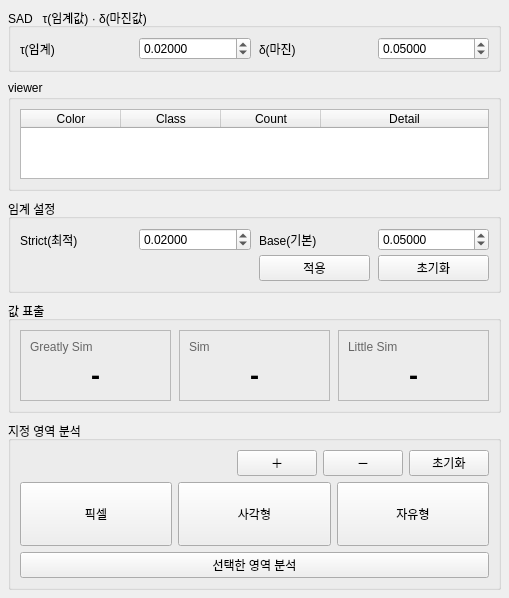
<?xml version="1.0" encoding="UTF-8"?>
<ui version="4.0">
 <class>LayerPropertiesDock</class>
 <widget class="QWidget" name="LayerPropertiesDock">
  <property name="geometry">
   <rect>
    <x>0</x>
    <y>0</y>
    <width>509</width>
    <height>588</height>
   </rect>
  </property>
  <property name="windowTitle">
   <string>Layer Properties</string>
  </property>
  <layout class="QVBoxLayout" name="vl_root">
   <property name="spacing">
    <number>8</number>
   </property>
   <property name="leftMargin">
    <number>8</number>
   </property>
   <property name="topMargin">
    <number>8</number>
   </property>
   <property name="rightMargin">
    <number>8</number>
   </property>
   <property name="bottomMargin">
    <number>8</number>
   </property>
   <item>
    <widget class="QGroupBox" name="grpMetric">
     <property name="title">
      <string>SAD   τ(임계값) · δ(마진값)</string>
     </property>
     <layout class="QGridLayout" name="gl_metric">
      <property name="horizontalSpacing">
       <number>8</number>
      </property>
      <property name="verticalSpacing">
       <number>4</number>
      </property>
      <item row="0" column="0">
       <widget class="QLabel" name="lblTau">
        <property name="text">
         <string>τ(임계)</string>
        </property>
       </widget>
      </item>
      <item row="0" column="1">
       <widget class="QDoubleSpinBox" name="tauSpinBox">
        <property name="decimals">
         <number>5</number>
        </property>
        <property name="maximum">
         <double>3.141590000000000</double>
        </property>
        <property name="singleStep">
         <double>0.001000000000000</double>
        </property>
        <property name="value">
         <double>0.020000000000000</double>
        </property>
       </widget>
      </item>
      <item row="0" column="2">
       <widget class="QLabel" name="lblDelta">
        <property name="text">
         <string>δ(마진)</string>
        </property>
       </widget>
      </item>
      <item row="0" column="3">
       <widget class="QDoubleSpinBox" name="deltaSpinBox">
        <property name="decimals">
         <number>5</number>
        </property>
        <property name="maximum">
         <double>3.141590000000000</double>
        </property>
        <property name="singleStep">
         <double>0.001000000000000</double>
        </property>
        <property name="value">
         <double>0.050000000000000</double>
        </property>
       </widget>
      </item>
     </layout>
    </widget>
   </item>
   <item>
    <widget class="QGroupBox" name="grpViewer">
     <property name="title">
      <string>viewer</string>
     </property>
     <layout class="QVBoxLayout" name="vl_viewer">
      <item>
       <widget class="QTableWidget" name="tableViewer">
        <property name="editTriggers">
         <set>QAbstractItemView::NoEditTriggers</set>
        </property>
        <property name="alternatingRowColors">
         <bool>true</bool>
        </property>
        <property name="selectionMode">
         <enum>QAbstractItemView::SingleSelection</enum>
        </property>
        <property name="selectionBehavior">
         <enum>QAbstractItemView::SelectRows</enum>
        </property>
        <property name="rowCount">
         <number>0</number>
        </property>
        <property name="columnCount">
         <number>4</number>
        </property>
        <attribute name="horizontalHeaderStretchLastSection">
         <bool>true</bool>
        </attribute>
        <column>
         <property name="text">
          <string>Color</string>
         </property>
        </column>
        <column>
         <property name="text">
          <string>Class</string>
         </property>
        </column>
        <column>
         <property name="text">
          <string>Count</string>
         </property>
        </column>
        <column>
         <property name="text">
          <string>Detail</string>
         </property>
        </column>
       </widget>
      </item>
     </layout>
    </widget>
   </item>
   <item>
    <widget class="QGroupBox" name="grpThresholds">
     <property name="title">
      <string>임계 설정</string>
     </property>
     <layout class="QGridLayout" name="gl_thr">
      <property name="horizontalSpacing">
       <number>8</number>
      </property>
      <property name="verticalSpacing">
       <number>4</number>
      </property>
      <item row="0" column="0">
       <widget class="QLabel" name="lblStrict">
        <property name="text">
         <string>Strict(최적)</string>
        </property>
       </widget>
      </item>
      <item row="0" column="1">
       <widget class="QDoubleSpinBox" name="strictSpinBox">
        <property name="decimals">
         <number>5</number>
        </property>
        <property name="maximum">
         <double>3.141590000000000</double>
        </property>
        <property name="singleStep">
         <double>0.001000000000000</double>
        </property>
        <property name="value">
         <double>0.020000000000000</double>
        </property>
       </widget>
      </item>
      <item row="0" column="2">
       <widget class="QLabel" name="lblBase">
        <property name="text">
         <string>Base(기본)</string>
        </property>
       </widget>
      </item>
      <item row="0" column="3">
       <widget class="QDoubleSpinBox" name="baseSpinBox">
        <property name="decimals">
         <number>5</number>
        </property>
        <property name="maximum">
         <double>3.141590000000000</double>
        </property>
        <property name="singleStep">
         <double>0.001000000000000</double>
        </property>
        <property name="value">
         <double>0.050000000000000</double>
        </property>
       </widget>
      </item>
      <item row="1" column="3">
       <widget class="QPushButton" name="btnResetOpacity">
        <property name="text">
         <string>초기화</string>
        </property>
       </widget>
      </item>
      <item row="1" column="2">
       <widget class="QPushButton" name="btnApplyThresholds">
        <property name="text">
         <string>적용</string>
        </property>
       </widget>
      </item>
     </layout>
    </widget>
   </item>
   <item>
    <widget class="QGroupBox" name="grpValues">
     <property name="title">
      <string>값 표출</string>
     </property>
     <layout class="QHBoxLayout" name="hl_values">
      <property name="spacing">
       <number>8</number>
      </property>
      <item>
       <widget class="QFrame" name="cardGreat">
        <property name="styleSheet">
         <string notr="true">QLabel#valGreat{font-size:20pt;font-weight:600;} QLabel#capGreat{color:#666;}</string>
        </property>
        <property name="frameShape">
         <enum>QFrame::StyledPanel</enum>
        </property>
        <layout class="QVBoxLayout" name="vl_cardGreat">
         <item>
          <widget class="QLabel" name="capGreat">
           <property name="text">
            <string>Greatly Sim</string>
           </property>
          </widget>
         </item>
         <item>
          <widget class="QLabel" name="valGreat">
           <property name="text">
            <string>-</string>
           </property>
           <property name="alignment">
            <set>Qt::AlignCenter</set>
           </property>
          </widget>
         </item>
        </layout>
       </widget>
      </item>
      <item>
       <widget class="QFrame" name="cardMid">
        <property name="styleSheet">
         <string notr="true">QLabel#valMid{font-size:20pt;font-weight:600;} QLabel#capMid{color:#666;}</string>
        </property>
        <property name="frameShape">
         <enum>QFrame::StyledPanel</enum>
        </property>
        <layout class="QVBoxLayout" name="vl_cardMid">
         <item>
          <widget class="QLabel" name="capMid">
           <property name="text">
            <string>Sim</string>
           </property>
          </widget>
         </item>
         <item>
          <widget class="QLabel" name="valMid">
           <property name="text">
            <string>-</string>
           </property>
           <property name="alignment">
            <set>Qt::AlignCenter</set>
           </property>
          </widget>
         </item>
        </layout>
       </widget>
      </item>
      <item>
       <widget class="QFrame" name="cardLittle">
        <property name="styleSheet">
         <string notr="true">QLabel#valLittle{font-size:20pt;font-weight:600;} QLabel#capLittle{color:#666;}</string>
        </property>
        <property name="frameShape">
         <enum>QFrame::StyledPanel</enum>
        </property>
        <layout class="QVBoxLayout" name="vl_cardLittle">
         <item>
          <widget class="QLabel" name="capLittle">
           <property name="text">
            <string>Little Sim</string>
           </property>
          </widget>
         </item>
         <item>
          <widget class="QLabel" name="valLittle">
           <property name="text">
            <string>-</string>
           </property>
           <property name="alignment">
            <set>Qt::AlignCenter</set>
           </property>
          </widget>
         </item>
        </layout>
       </widget>
      </item>
     </layout>
    </widget>
   </item>
   <item>
    <widget class="QGroupBox" name="grpAnalysis">
     <property name="title">
      <string>지정 영역 분석</string>
     </property>
     <layout class="QVBoxLayout" name="vl_analysis">
      <item>
       <layout class="QHBoxLayout" name="hl_plusminus">
        <item>
         <spacer name="hs_analysis">
          <property name="orientation">
           <enum>Qt::Horizontal</enum>
          </property>
          <property name="sizeHint" stdset="0">
           <size>
            <width>40</width>
            <height>10</height>
           </size>
          </property>
         </spacer>
        </item>
        <item>
         <widget class="QPushButton" name="btnZoomIn">
          <property name="text">
           <string>＋</string>
          </property>
         </widget>
        </item>
        <item>
         <widget class="QPushButton" name="btnZoomOut">
          <property name="text">
           <string>－</string>
          </property>
         </widget>
        </item>
        <item>
         <widget class="QPushButton" name="pushButton">
          <property name="text">
           <string>초기화</string>
          </property>
         </widget>
        </item>
       </layout>
      </item>
      <item>
       <layout class="QHBoxLayout" name="hl_modes">
        <item>
         <widget class="QPushButton" name="btnPickPixel">
          <property name="minimumSize">
           <size>
            <width>90</width>
            <height>64</height>
           </size>
          </property>
          <property name="text">
           <string>픽셀</string>
          </property>
         </widget>
        </item>
        <item>
         <widget class="QPushButton" name="btnRectROI">
          <property name="minimumSize">
           <size>
            <width>90</width>
            <height>64</height>
           </size>
          </property>
          <property name="text">
           <string>사각형</string>
          </property>
         </widget>
        </item>
        <item>
         <widget class="QPushButton" name="btnFreeROI">
          <property name="minimumSize">
           <size>
            <width>90</width>
            <height>64</height>
           </size>
          </property>
          <property name="text">
           <string>자유형</string>
          </property>
         </widget>
        </item>
       </layout>
      </item>
      <item>
       <widget class="QPushButton" name="btnViewAnalysisDetails">
        <property name="text">
         <string>선택한 영역 분석</string>
        </property>
       </widget>
      </item>
     </layout>
    </widget>
   </item>
  </layout>
 </widget>
 <resources/>
 <connections/>
</ui>
